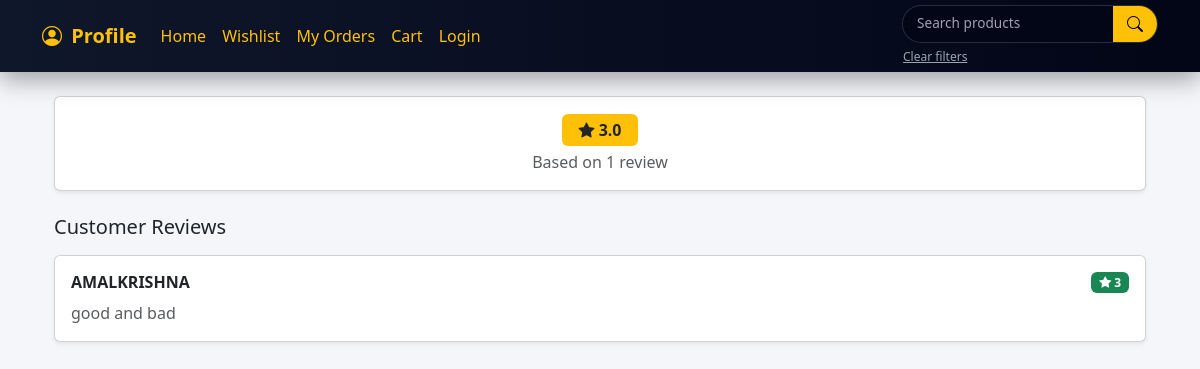
/produsts/ratringsAndReviews/3, run on an earlier commit of the app's database.
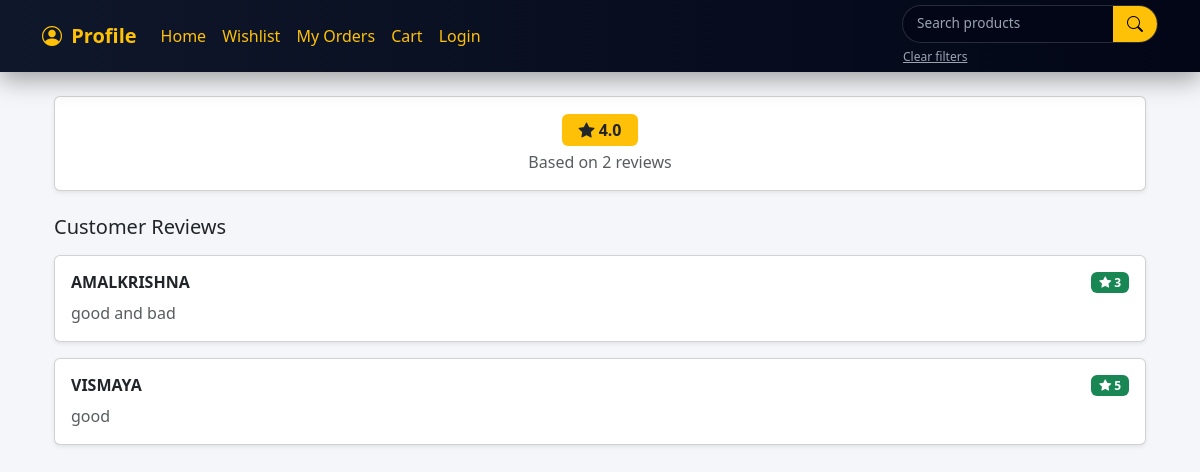
And on a later commit of the database.
### userapp/models.py (models this page shows, shortened)
class ReviewModel(models.Model):
    rating=models.PositiveIntegerField(null=True, blank=True)
    review=models.TextField(null=True, blank=True)
    product=models.ForeignKey('adminapp.Product',on_delete=models.CASCADE,related_name='reviews')
    customer=models.ForeignKey('userapp.Customerdetails',on_delete=models.CASCADE)
    created_at=models.DateTimeField(auto_now_add=True)
    class Meta:
        unique_together=('product','customer')

class Customerdetails(models.Model):
    mobile=models.CharField(max_length=10,unique=True)
    user=models.OneToOneField(User,on_delete=models.CASCADE)
    is_active=models.BooleanField(default=True)
    otp=models.CharField(max_length=6,null=True,blank=True)
    otp_created_at = models.DateTimeField(null=True, blank=True)
    address=models.ForeignKey(CustomerAddress,on_delete=models.CASCADE,null=True, blank=True)
    password_length = models.IntegerField(default=0)

### productapp/views.py (the view)
# urls.py: path('ratringsAndReviews/<int:id>',views.ratings_reviews,name='rating_review_page'),
def ratings_reviews(request,id):
    reviews=ReviewModel.objects.filter(product__id=id).order_by('id')
    rating=reviews.aggregate(rate=Avg('rating'),count=Count('rating'))
    paginater=Paginator(reviews,5)
    page=request.GET.get('page')
    reviews=paginater.get_page(page)
    return render(request,'ratings_reviews.html',{'rating':rating,'reviews':reviews})

### productapp/templates/ratings_reviews.html (shortened to what this page needs)
{% extends "navbar.html" %}
{% block content %}
<div class="container mt-4">
    <div class="card shadow-sm mb-4">
        <div class="card-body text-center">
            {% if rating.rate %}
                <h4 class="mb-1">
                    <span class="badge bg-warning text-dark px-3 py-2 fs-6">
                        <i class="bi bi-star-fill"></i>
                        {{ rating.rate|floatformat:1 }}
                    </span>
                </h4>
                <p class="text-muted mb-0">
                    Based on {{ rating.count }} review{{ rating.count|pluralize }}
                </p>
            {% else %}
                <p class="text-warning fw-bold mb-0">
                    No ratings yet
                </p>
            {% endif %}
        </div>
    </div>
    <h5 class="mb-3">Customer Reviews</h5>
    {% for i in reviews %}
        <div class="card shadow-sm mb-3">
            <div class="card-body">
                <div class="d-flex justify-content-between align-items-center mb-2">
                    <h6 class="mb-0 fw-bold">
                        {{ i.customer.user.username|upper }}
                    </h6>
                    <span class="badge bg-success">
                        <i class="bi bi-star-fill"></i> {{ i.rating }}
                    </span>
                </div>
                <p class="text-muted mb-0">
                    {{ i.review }}
                </p>
            </div>
        </div>
    {% empty %}
        <div class="alert alert-secondary text-center">
            No reviews available for this product.
        </div>
    {% endfor %}
</div>
{% endblock content %}

What changed in the data, as far as the page shows it:
added ReviewModel: customer.user.username "VISMAYA", rating "5", review "good"
Also different on the page:
{{ rating.rate|floatformat:1 }}: "3.0" → "4.0"
{{ rating.count }}: "1" → "2"
